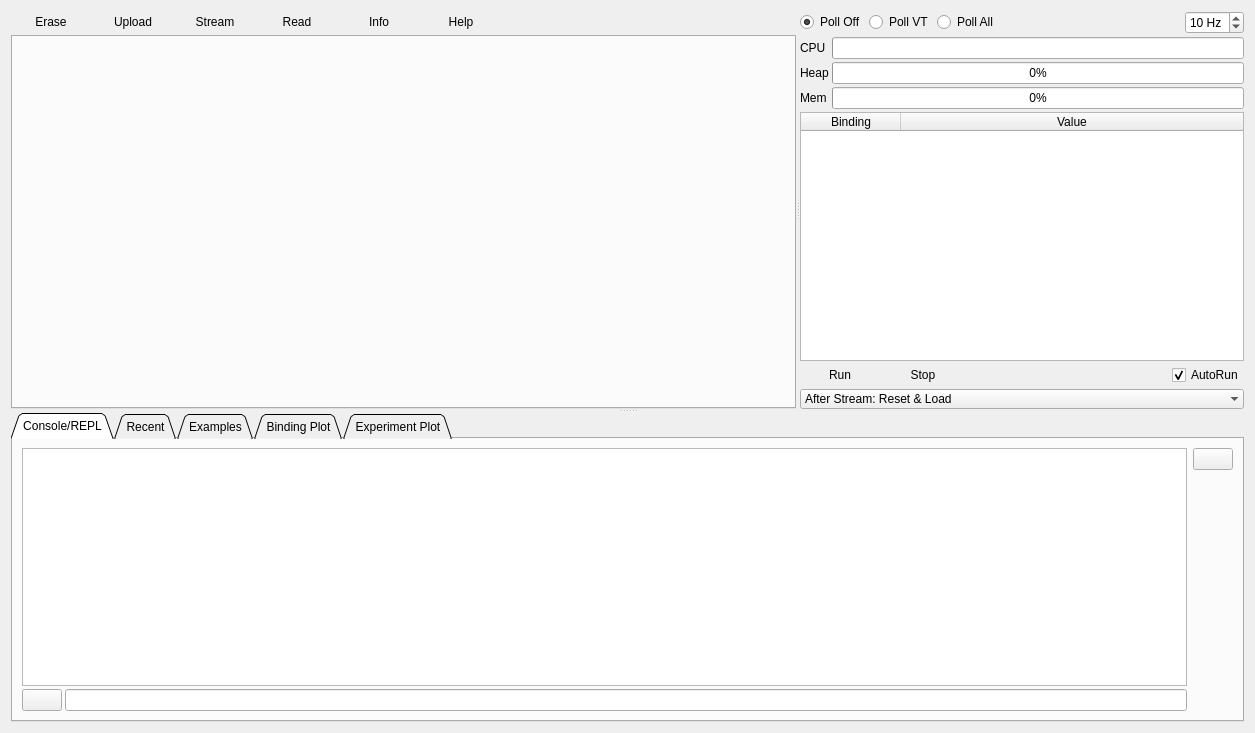
<?xml version="1.0" encoding="UTF-8"?>
<ui version="4.0">
 <class>PageLisp</class>
 <widget class="QWidget" name="PageLisp">
  <property name="geometry">
   <rect>
    <x>0</x>
    <y>0</y>
    <width>1255</width>
    <height>733</height>
   </rect>
  </property>
  <property name="windowTitle">
   <string>Form</string>
  </property>
  <layout class="QVBoxLayout" name="verticalLayout_5">
   <item>
    <widget class="QSplitter" name="splitter_2">
     <property name="orientation">
      <enum>Qt::Orientation::Vertical</enum>
     </property>
     <widget class="QSplitter" name="splitter">
      <property name="orientation">
       <enum>Qt::Orientation::Horizontal</enum>
      </property>
      <widget class="QWidget" name="layoutWidget">
       <layout class="QVBoxLayout" name="verticalLayout">
        <property name="spacing">
         <number>2</number>
        </property>
        <item>
         <layout class="QHBoxLayout" name="horizontalLayout">
          <item>
           <widget class="QPushButton" name="eraseButton">
            <property name="toolTip">
             <string>Erase LispBM application from VESC. This will also prevent it from starting on next boot (as expected).</string>
            </property>
            <property name="text">
             <string>Erase</string>
            </property>
            <property name="flat">
             <bool>true</bool>
            </property>
           </widget>
          </item>
          <item>
           <widget class="QPushButton" name="uploadButton">
            <property name="toolTip">
             <string>Upload code to flash. This is persistent and starts the code on every boot.</string>
            </property>
            <property name="text">
             <string>Upload</string>
            </property>
            <property name="flat">
             <bool>true</bool>
            </property>
           </widget>
          </item>
          <item>
           <widget class="QPushButton" name="streamButton">
            <property name="toolTip">
             <string>Stream code. This is faster and not persistent, but does not work with imports.</string>
            </property>
            <property name="text">
             <string>Stream</string>
            </property>
            <property name="flat">
             <bool>true</bool>
            </property>
           </widget>
          </item>
          <item>
           <widget class="QPushButton" name="readExistingButton">
            <property name="toolTip">
             <string>Read LispBM code from connected VESC</string>
            </property>
            <property name="text">
             <string>Read</string>
            </property>
            <property name="flat">
             <bool>true</bool>
            </property>
           </widget>
          </item>
          <item>
           <widget class="QPushButton" name="infoButton">
            <property name="text">
             <string>Info</string>
            </property>
            <property name="flat">
             <bool>true</bool>
            </property>
           </widget>
          </item>
          <item>
           <widget class="QPushButton" name="helpButton">
            <property name="toolTip">
             <string>Show help</string>
            </property>
            <property name="text">
             <string>Help</string>
            </property>
            <property name="flat">
             <bool>true</bool>
            </property>
           </widget>
          </item>
          <item>
           <spacer name="horizontalSpacer">
            <property name="orientation">
             <enum>Qt::Orientation::Horizontal</enum>
            </property>
            <property name="sizeHint" stdset="0">
             <size>
              <width>40</width>
              <height>20</height>
             </size>
            </property>
           </spacer>
          </item>
         </layout>
        </item>
        <item>
         <widget class="QTabWidget" name="fileTabs">
          <property name="tabShape">
           <enum>QTabWidget::TabShape::Triangular</enum>
          </property>
          <property name="currentIndex">
           <number>-1</number>
          </property>
          <property name="movable">
           <bool>true</bool>
          </property>
         </widget>
        </item>
       </layout>
      </widget>
      <widget class="QWidget" name="layoutWidget2">
       <layout class="QVBoxLayout" name="verticalLayout_2">
        <property name="spacing">
         <number>3</number>
        </property>
        <item>
         <layout class="QHBoxLayout" name="horizontalLayout_8">
          <item>
           <widget class="QRadioButton" name="pollOffButton">
            <property name="toolTip">
             <string>Data polling disabled</string>
            </property>
            <property name="text">
             <string>Poll Off</string>
            </property>
            <property name="checked">
             <bool>true</bool>
            </property>
           </widget>
          </item>
          <item>
           <widget class="QRadioButton" name="pollVtButton">
            <property name="toolTip">
             <string>Poll variables starting with vt only</string>
            </property>
            <property name="text">
             <string>Poll VT</string>
            </property>
           </widget>
          </item>
          <item>
           <widget class="QRadioButton" name="pollAllButton">
            <property name="toolTip">
             <string>Poll all variables</string>
            </property>
            <property name="text">
             <string>Poll All</string>
            </property>
           </widget>
          </item>
          <item>
           <spacer name="horizontalSpacer_3">
            <property name="orientation">
             <enum>Qt::Orientation::Horizontal</enum>
            </property>
            <property name="sizeHint" stdset="0">
             <size>
              <width>40</width>
              <height>20</height>
             </size>
            </property>
           </spacer>
          </item>
          <item>
           <widget class="QSpinBox" name="pollRateBox">
            <property name="toolTip">
             <string>Poll Rate</string>
            </property>
            <property name="suffix">
             <string> Hz</string>
            </property>
            <property name="minimum">
             <number>1</number>
            </property>
            <property name="value">
             <number>10</number>
            </property>
           </widget>
          </item>
         </layout>
        </item>
        <item>
         <layout class="QGridLayout" name="gridLayout">
          <item row="2" column="0">
           <widget class="QLabel" name="label_4">
            <property name="text">
             <string>Mem</string>
            </property>
           </widget>
          </item>
          <item row="1" column="0">
           <widget class="QLabel" name="label_3">
            <property name="text">
             <string>Heap</string>
            </property>
           </widget>
          </item>
          <item row="0" column="0">
           <widget class="QLabel" name="label">
            <property name="text">
             <string>CPU</string>
            </property>
           </widget>
          </item>
          <item row="1" column="1">
           <widget class="QProgressBar" name="heapBar">
            <property name="value">
             <number>0</number>
            </property>
           </widget>
          </item>
          <item row="2" column="1">
           <widget class="QProgressBar" name="memBar">
            <property name="value">
             <number>0</number>
            </property>
           </widget>
          </item>
          <item row="0" column="1">
           <widget class="QProgressBar" name="cpuBar">
            <property name="maximum">
             <number>1000</number>
            </property>
            <property name="value">
             <number>0</number>
            </property>
            <property name="format">
             <string/>
            </property>
           </widget>
          </item>
         </layout>
        </item>
        <item>
         <widget class="QTableWidget" name="bindingTable">
          <property name="editTriggers">
           <set>QAbstractItemView::EditTrigger::NoEditTriggers</set>
          </property>
          <property name="selectionBehavior">
           <enum>QAbstractItemView::SelectionBehavior::SelectRows</enum>
          </property>
          <attribute name="horizontalHeaderStretchLastSection">
           <bool>true</bool>
          </attribute>
          <column>
           <property name="text">
            <string>Binding</string>
           </property>
          </column>
          <column>
           <property name="text">
            <string>Value</string>
           </property>
          </column>
         </widget>
        </item>
        <item>
         <layout class="QHBoxLayout" name="horizontalLayout_11">
          <item>
           <widget class="QPushButton" name="runButton">
            <property name="toolTip">
             <string>Run or re-run evaluator</string>
            </property>
            <property name="text">
             <string>Run</string>
            </property>
            <property name="icon">
             <iconset resource="../res.qrc">
              <normaloff>:/res/icons/Circled Play-96.png</normaloff>:/res/icons/Circled Play-96.png</iconset>
            </property>
            <property name="flat">
             <bool>true</bool>
            </property>
           </widget>
          </item>
          <item>
           <widget class="QPushButton" name="stopButton">
            <property name="toolTip">
             <string>Stop evaluator</string>
            </property>
            <property name="text">
             <string>Stop</string>
            </property>
            <property name="icon">
             <iconset resource="../res.qrc">
              <normaloff>:/res/icons/Shutdown-96.png</normaloff>:/res/icons/Shutdown-96.png</iconset>
            </property>
            <property name="flat">
             <bool>true</bool>
            </property>
           </widget>
          </item>
          <item>
           <spacer name="horizontalSpacer_4">
            <property name="orientation">
             <enum>Qt::Orientation::Horizontal</enum>
            </property>
            <property name="sizeHint" stdset="0">
             <size>
              <width>40</width>
              <height>20</height>
             </size>
            </property>
           </spacer>
          </item>
          <item>
           <widget class="QCheckBox" name="autoRunBox">
            <property name="toolTip">
             <string>Automatically run program on upload</string>
            </property>
            <property name="text">
             <string>AutoRun</string>
            </property>
            <property name="checked">
             <bool>true</bool>
            </property>
           </widget>
          </item>
         </layout>
        </item>
        <item>
         <widget class="QComboBox" name="streamModeBox">
          <property name="toolTip">
           <string>Stream Mode</string>
          </property>
          <property name="currentIndex">
           <number>1</number>
          </property>
          <property name="frame">
           <bool>false</bool>
          </property>
          <item>
           <property name="text">
            <string>After Stream: Load on top</string>
           </property>
          </item>
          <item>
           <property name="text">
            <string>After Stream: Reset &amp; Load</string>
           </property>
          </item>
          <item>
           <property name="text">
            <string>After Stream: Reload Flash &amp; Load</string>
           </property>
          </item>
         </widget>
        </item>
       </layout>
      </widget>
     </widget>
     <widget class="QTabWidget" name="tabWidget">
      <property name="tabPosition">
       <enum>QTabWidget::TabPosition::North</enum>
      </property>
      <property name="tabShape">
       <enum>QTabWidget::TabShape::Triangular</enum>
      </property>
      <property name="currentIndex">
       <number>0</number>
      </property>
      <widget class="QWidget" name="tab">
       <attribute name="title">
        <string>Console/REPL</string>
       </attribute>
       <layout class="QHBoxLayout" name="horizontalLayout_5" stretch="1,0">
        <item>
         <layout class="QVBoxLayout" name="verticalLayout_8">
          <property name="spacing">
           <number>3</number>
          </property>
          <item>
           <widget class="VTextBrowser" name="debugEdit">
            <property name="font">
             <font>
              <family>DejaVu Sans Mono</family>
             </font>
            </property>
            <property name="lineWrapMode">
             <enum>QTextEdit::LineWrapMode::NoWrap</enum>
            </property>
           </widget>
          </item>
          <item>
           <layout class="QHBoxLayout" name="horizontalLayout_2">
            <item>
             <widget class="QPushButton" name="replHelpButton">
              <property name="sizePolicy">
               <sizepolicy hsizetype="Fixed" vsizetype="Fixed">
                <horstretch>0</horstretch>
                <verstretch>0</verstretch>
               </sizepolicy>
              </property>
              <property name="toolTip">
               <string>Print available commands</string>
              </property>
              <property name="text">
               <string/>
              </property>
              <property name="icon">
               <iconset resource="../res.qrc">
                <normaloff>:/res/+theme_light/icons/Help-96.png</normaloff>:/res/+theme_light/icons/Help-96.png</iconset>
              </property>
             </widget>
            </item>
            <item>
             <widget class="HistoryLineEdit" name="replEdit"/>
            </item>
           </layout>
          </item>
         </layout>
        </item>
        <item>
         <layout class="QVBoxLayout" name="verticalLayout_3" stretch="0,1">
          <item>
           <widget class="QPushButton" name="clearConsoleButton">
            <property name="sizePolicy">
             <sizepolicy hsizetype="Fixed" vsizetype="Fixed">
              <horstretch>0</horstretch>
              <verstretch>0</verstretch>
             </sizepolicy>
            </property>
            <property name="text">
             <string/>
            </property>
            <property name="icon">
             <iconset resource="../res.qrc">
              <normaloff>:/res/icons/Delete-96.png</normaloff>:/res/icons/Delete-96.png</iconset>
            </property>
           </widget>
          </item>
          <item>
           <spacer name="verticalSpacer">
            <property name="orientation">
             <enum>Qt::Orientation::Vertical</enum>
            </property>
            <property name="sizeHint" stdset="0">
             <size>
              <width>20</width>
              <height>40</height>
             </size>
            </property>
           </spacer>
          </item>
         </layout>
        </item>
       </layout>
      </widget>
      <widget class="QWidget" name="tab_2">
       <attribute name="title">
        <string>Recent</string>
       </attribute>
       <layout class="QHBoxLayout" name="horizontalLayout_9" stretch="1,0">
        <item>
         <layout class="QVBoxLayout" name="verticalLayout_10">
          <property name="spacing">
           <number>2</number>
          </property>
          <item>
           <layout class="QHBoxLayout" name="horizontalLayout_4">
            <property name="spacing">
             <number>2</number>
            </property>
            <item>
             <widget class="QLabel" name="label_2">
              <property name="text">
               <string>Filter</string>
              </property>
             </widget>
            </item>
            <item>
             <widget class="QLineEdit" name="recentFilterEdit"/>
            </item>
            <item>
             <widget class="QPushButton" name="recentFilterClearButton">
              <property name="toolTip">
               <string>Clear Filter Text</string>
              </property>
              <property name="text">
               <string/>
              </property>
              <property name="icon">
               <iconset resource="../res.qrc">
                <normaloff>:/res/+theme_light/icons/Cancel-96.png</normaloff>:/res/+theme_light/icons/Cancel-96.png</iconset>
              </property>
             </widget>
            </item>
           </layout>
          </item>
          <item>
           <widget class="QListWidget" name="recentList"/>
          </item>
         </layout>
        </item>
        <item>
         <layout class="QVBoxLayout" name="verticalLayout_6" stretch="0,0,0,1">
          <property name="spacing">
           <number>3</number>
          </property>
          <item>
           <widget class="QPushButton" name="openRecentButton">
            <property name="toolTip">
             <string>Open selected recent file</string>
            </property>
            <property name="text">
             <string>Open</string>
            </property>
            <property name="icon">
             <iconset resource="../res.qrc">
              <normaloff>:/res/icons/Open Folder-96.png</normaloff>:/res/icons/Open Folder-96.png</iconset>
            </property>
           </widget>
          </item>
          <item>
           <widget class="QPushButton" name="removeSelectedButton">
            <property name="toolTip">
             <string>Remove selected recent file from list (file will not be deleted from file system)</string>
            </property>
            <property name="text">
             <string>Remove</string>
            </property>
            <property name="icon">
             <iconset resource="../res.qrc">
              <normaloff>:/res/icons/Delete-96.png</normaloff>:/res/icons/Delete-96.png</iconset>
            </property>
           </widget>
          </item>
          <item>
           <widget class="QPushButton" name="clearRecentButton">
            <property name="toolTip">
             <string>Clear recent file list (nothing will be deleted from file system)</string>
            </property>
            <property name="text">
             <string>Clear</string>
            </property>
            <property name="icon">
             <iconset resource="../res.qrc">
              <normaloff>:/res/icons/Delete-96.png</normaloff>:/res/icons/Delete-96.png</iconset>
            </property>
           </widget>
          </item>
          <item>
           <spacer name="verticalSpacer_3">
            <property name="orientation">
             <enum>Qt::Orientation::Vertical</enum>
            </property>
            <property name="sizeHint" stdset="0">
             <size>
              <width>20</width>
              <height>40</height>
             </size>
            </property>
           </spacer>
          </item>
         </layout>
        </item>
       </layout>
      </widget>
      <widget class="QWidget" name="tab_3">
       <attribute name="title">
        <string>Examples</string>
       </attribute>
       <layout class="QHBoxLayout" name="horizontalLayout_10" stretch="1,0">
        <item>
         <layout class="QVBoxLayout" name="verticalLayout_11">
          <property name="spacing">
           <number>2</number>
          </property>
          <item>
           <layout class="QHBoxLayout" name="horizontalLayout_3">
            <property name="spacing">
             <number>2</number>
            </property>
            <item>
             <widget class="QLabel" name="label_5">
              <property name="text">
               <string>Filter</string>
              </property>
             </widget>
            </item>
            <item>
             <widget class="QLineEdit" name="exampleFilterEdit"/>
            </item>
            <item>
             <widget class="QPushButton" name="exampleFilterClearButton">
              <property name="toolTip">
               <string>Clear Filter Text</string>
              </property>
              <property name="text">
               <string/>
              </property>
              <property name="icon">
               <iconset resource="../res.qrc">
                <normaloff>:/res/+theme_light/icons/Cancel-96.png</normaloff>:/res/+theme_light/icons/Cancel-96.png</iconset>
              </property>
             </widget>
            </item>
           </layout>
          </item>
          <item>
           <widget class="QListWidget" name="exampleList"/>
          </item>
         </layout>
        </item>
        <item>
         <layout class="QVBoxLayout" name="verticalLayout_4" stretch="0,1">
          <item>
           <widget class="QPushButton" name="openExampleButton">
            <property name="text">
             <string>Open</string>
            </property>
            <property name="icon">
             <iconset resource="../res.qrc">
              <normaloff>:/res/icons/Open Folder-96.png</normaloff>:/res/icons/Open Folder-96.png</iconset>
            </property>
           </widget>
          </item>
          <item>
           <spacer name="verticalSpacer_2">
            <property name="orientation">
             <enum>Qt::Orientation::Vertical</enum>
            </property>
            <property name="sizeHint" stdset="0">
             <size>
              <width>20</width>
              <height>40</height>
             </size>
            </property>
           </spacer>
          </item>
         </layout>
        </item>
       </layout>
      </widget>
      <widget class="QWidget" name="tab_4">
       <attribute name="title">
        <string>Binding Plot</string>
       </attribute>
       <layout class="QHBoxLayout" name="horizontalLayout_6">
        <item>
         <widget class="QCustomPlot" name="bindingPlot" native="true"/>
        </item>
        <item>
         <widget class="QFrame" name="buttonFrame">
          <property name="sizePolicy">
           <sizepolicy hsizetype="Fixed" vsizetype="Preferred">
            <horstretch>0</horstretch>
            <verstretch>0</verstretch>
           </sizepolicy>
          </property>
          <property name="frameShape">
           <enum>QFrame::Shape::StyledPanel</enum>
          </property>
          <property name="frameShadow">
           <enum>QFrame::Shadow::Plain</enum>
          </property>
          <layout class="QVBoxLayout" name="verticalLayout_7" stretch="0,0,0,0,1">
           <property name="spacing">
            <number>3</number>
           </property>
           <property name="leftMargin">
            <number>2</number>
           </property>
           <property name="topMargin">
            <number>2</number>
           </property>
           <property name="rightMargin">
            <number>2</number>
           </property>
           <property name="bottomMargin">
            <number>2</number>
           </property>
           <item>
            <widget class="QToolButton" name="autoscaleButton">
             <property name="sizePolicy">
              <sizepolicy hsizetype="Fixed" vsizetype="Fixed">
               <horstretch>0</horstretch>
               <verstretch>0</verstretch>
              </sizepolicy>
             </property>
             <property name="font">
              <font>
               <pointsize>3</pointsize>
              </font>
             </property>
             <property name="toolTip">
              <string>Autoscale plots with incoming samples</string>
             </property>
             <property name="text">
              <string/>
             </property>
             <property name="icon">
              <iconset resource="../res.qrc">
               <normaloff>:/res/icons/size_off.png</normaloff>
               <normalon>:/res/icons/size_on.png</normalon>:/res/icons/size_off.png</iconset>
             </property>
             <property name="iconSize">
              <size>
               <width>20</width>
               <height>20</height>
              </size>
             </property>
             <property name="checkable">
              <bool>true</bool>
             </property>
             <property name="checked">
              <bool>true</bool>
             </property>
            </widget>
           </item>
           <item>
            <widget class="QToolButton" name="zoomHButton">
             <property name="sizePolicy">
              <sizepolicy hsizetype="Fixed" vsizetype="Fixed">
               <horstretch>0</horstretch>
               <verstretch>0</verstretch>
              </sizepolicy>
             </property>
             <property name="font">
              <font>
               <pointsize>3</pointsize>
              </font>
             </property>
             <property name="toolTip">
              <string>Enable horizontal zoom</string>
             </property>
             <property name="text">
              <string/>
             </property>
             <property name="icon">
              <iconset resource="../res.qrc">
               <normaloff>:/res/icons/expand_off.png</normaloff>
               <normalon>:/res/icons/expand_on.png</normalon>:/res/icons/expand_off.png</iconset>
             </property>
             <property name="iconSize">
              <size>
               <width>20</width>
               <height>20</height>
              </size>
             </property>
             <property name="checkable">
              <bool>true</bool>
             </property>
             <property name="checked">
              <bool>true</bool>
             </property>
            </widget>
           </item>
           <item>
            <widget class="QToolButton" name="zoomVButton">
             <property name="sizePolicy">
              <sizepolicy hsizetype="Fixed" vsizetype="Fixed">
               <horstretch>0</horstretch>
               <verstretch>0</verstretch>
              </sizepolicy>
             </property>
             <property name="font">
              <font>
               <pointsize>3</pointsize>
              </font>
             </property>
             <property name="toolTip">
              <string>Enable vertical zoom</string>
             </property>
             <property name="text">
              <string/>
             </property>
             <property name="icon">
              <iconset resource="../res.qrc">
               <normaloff>:/res/icons/expand_v_off.png</normaloff>
               <normalon>:/res/icons/expand_v_on.png</normalon>:/res/icons/expand_v_off.png</iconset>
             </property>
             <property name="iconSize">
              <size>
               <width>20</width>
               <height>20</height>
              </size>
             </property>
             <property name="checkable">
              <bool>true</bool>
             </property>
             <property name="checked">
              <bool>true</bool>
             </property>
            </widget>
           </item>
           <item>
            <widget class="QToolButton" name="rescaleButton">
             <property name="toolTip">
              <string>Rescale plots to fit</string>
             </property>
             <property name="text">
              <string/>
             </property>
             <property name="icon">
              <iconset resource="../res.qrc">
               <normaloff>:/res/icons/size_off.png</normaloff>:/res/icons/size_off.png</iconset>
             </property>
             <property name="iconSize">
              <size>
               <width>20</width>
               <height>20</height>
              </size>
             </property>
            </widget>
           </item>
           <item>
            <spacer name="verticalSpacer_4">
             <property name="orientation">
              <enum>Qt::Orientation::Vertical</enum>
             </property>
             <property name="sizeHint" stdset="0">
              <size>
               <width>20</width>
               <height>40</height>
              </size>
             </property>
            </spacer>
           </item>
          </layout>
         </widget>
        </item>
       </layout>
      </widget>
      <widget class="QWidget" name="tab_5">
       <attribute name="title">
        <string>Experiment Plot</string>
       </attribute>
       <layout class="QVBoxLayout" name="verticalLayout_9">
        <item>
         <widget class="ExperimentPlot" name="experimentPlot" native="true"/>
        </item>
       </layout>
      </widget>
     </widget>
    </widget>
   </item>
  </layout>
 </widget>
 <customwidgets>
  <customwidget>
   <class>QCustomPlot</class>
   <extends>QWidget</extends>
   <header>widgets/qcustomplot.h</header>
   <container>1</container>
  </customwidget>
  <customwidget>
   <class>ExperimentPlot</class>
   <extends>QWidget</extends>
   <header>widgets/experimentplot.h</header>
   <container>1</container>
  </customwidget>
  <customwidget>
   <class>VTextBrowser</class>
   <extends>QTextEdit</extends>
   <header>widgets/vtextbrowser.h</header>
  </customwidget>
  <customwidget>
   <class>HistoryLineEdit</class>
   <extends>QLineEdit</extends>
   <header>widgets/historylineedit.h</header>
  </customwidget>
 </customwidgets>
 <resources>
  <include location="../res.qrc"/>
 </resources>
 <connections>
  <connection>
   <sender>clearConsoleButton</sender>
   <signal>clicked()</signal>
   <receiver>debugEdit</receiver>
   <slot>clear()</slot>
   <hints>
    <hint type="sourcelabel">
     <x>1465</x>
     <y>553</y>
    </hint>
    <hint type="destinationlabel">
     <x>1429</x>
     <y>818</y>
    </hint>
   </hints>
  </connection>
  <connection>
   <sender>recentFilterClearButton</sender>
   <signal>clicked()</signal>
   <receiver>recentFilterEdit</receiver>
   <slot>clear()</slot>
   <hints>
    <hint type="sourcelabel">
     <x>1357</x>
     <y>535</y>
    </hint>
    <hint type="destinationlabel">
     <x>1308</x>
     <y>532</y>
    </hint>
   </hints>
  </connection>
  <connection>
   <sender>exampleFilterClearButton</sender>
   <signal>clicked()</signal>
   <receiver>exampleFilterEdit</receiver>
   <slot>clear()</slot>
   <hints>
    <hint type="sourcelabel">
     <x>1358</x>
     <y>537</y>
    </hint>
    <hint type="destinationlabel">
     <x>1291</x>
     <y>538</y>
    </hint>
   </hints>
  </connection>
 </connections>
</ui>
